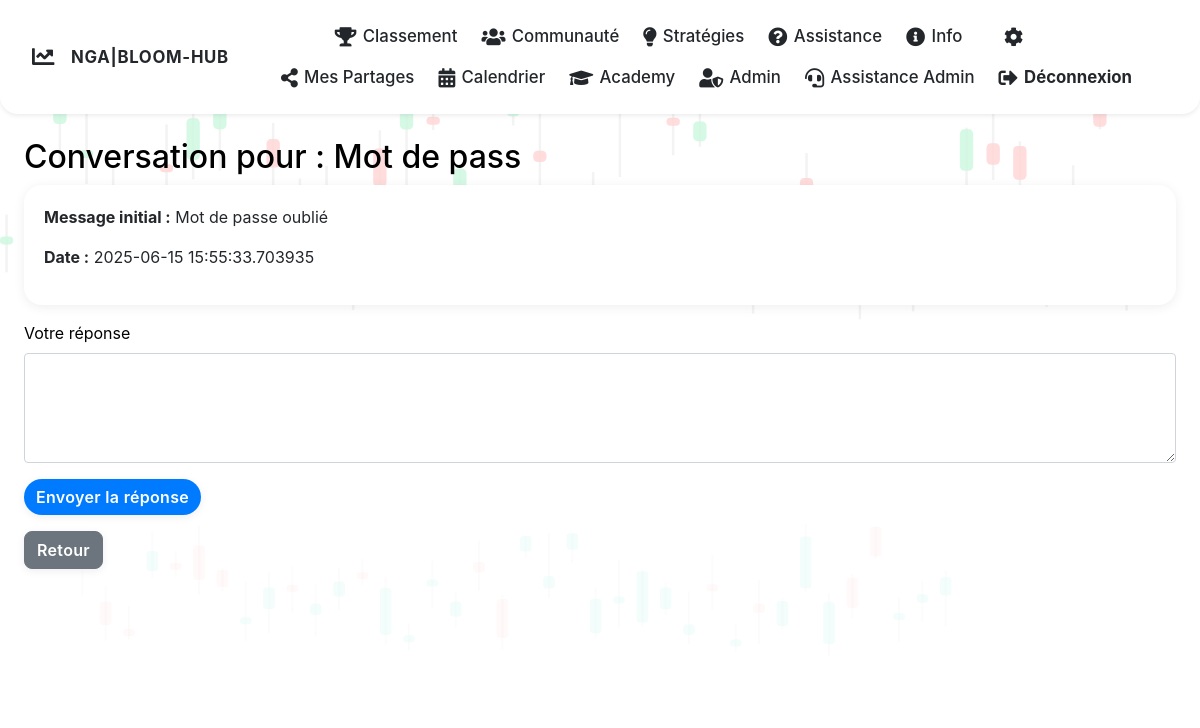
Page /my_conversation/5 (signed in) on the committed database.
### main.py (models this page shows, shortened)
class AssistanceMessage(db.Model):
    __tablename__ = 'assistance_messages'
    id = db.Column(db.Integer, primary_key=True)
    sujet = db.Column(db.String(100), nullable=False)
    message = db.Column(db.Text, nullable=False)
    user_id = db.Column(db.Integer, db.ForeignKey('users.id'), nullable=False)
    date_creation = db.Column(db.DateTime, default=datetime.utcnow)
    replies = db.relationship('AssistanceReply', backref='assistance_message', lazy=True)

### main.py (the view, shortened to what this page needs)
@app.route('/my_conversation/<int:msg_id>', methods=['GET', 'POST'])
def my_conversation(msg_id):
    if 'user_id' not in session:
        return redirect(url_for('login'))
    msg = AssistanceMessage.query.get(msg_id)
    if not msg or msg.user_id != session['user_id']:
        flash("Message introuvable ou non autorisé.")
        return redirect(url_for('assistance'))
    return render_template('my_conversation.html', msg=msg)

### main.py (called while the page is built)
@app.context_processor
def inject_site_name():
    return {'site_name': 'NGA|BLOOM-HUB'}

### templates/my_conversation.html (shortened to what this page needs)
{% extends "base.html" %}
{% block content %}
<h2>Conversation pour : {{ msg.sujet }}</h2>
<div class="card mb-3">
  <div class="card-body">
    <p><strong>Message initial :</strong> {{ msg.message }}</p>
    <p><strong>Date :</strong> {{ msg.date_creation }}</p>
  </div>
</div>
<form method="POST">
  <div class="form-group">
    <label for="reply">Votre réponse</label>
    <textarea class="form-control" name="reply" rows="4" required></textarea>
  </div>
  <button type="submit" class="btn btn-primary">Envoyer la réponse</button>
</form>
<a href="{{ url_for('assistance') }}" class="btn btn-secondary mt-3">Retour</a>
{% endblock %}

### static/css/style.css (style rules this page uses)
body { background: none; }
body:not(.dark-theme) { background-color: white; color: black; }
.card, .list-group-item, .table { border-radius: 18px !important; box-shadow: 0 4px 24px rgba(0,0,0,0.13), 0 1.5px 8px #007bff11; background: #23272b; color: #fff; border: none !important; transition: box-shadow 0.18s, transform 0.18s; }
body:not(.dark-theme) .card, body:not(.dark-theme) .list-group-item, body:not(.dark-theme) .table { background: #fff; color: #23272b; }
.btn, .btn-primary, .btn-success, .btn-danger { border-radius: 8px; font-weight: 600; letter-spacing: 0.02em; box-shadow: 0 2px 8px rgba(0,0,0,0.07); transition: background 0.18s, color 0.18s, box-shadow 0.18s; }
.btn-primary { background: #007bff; color: #fff; border: none; }
body { background: #f8f9fa; color: #23272b; }
.card { border-radius: 1rem; box-shadow: 0 2px 12px rgba(0,0,0,0.07); transition: box-shadow 0.2s; }
.btn-success, .btn-primary { border-radius: 20px; font-weight: 600; }

### rows in the picture
AssistanceMessage: sujet "Mot de pass", message "Mot de passe oublié", date_creation "2025-06-15 15:55:33.703935"

### other values in the picture
{{ site_name }} "NGA|BLOOM-HUB"
